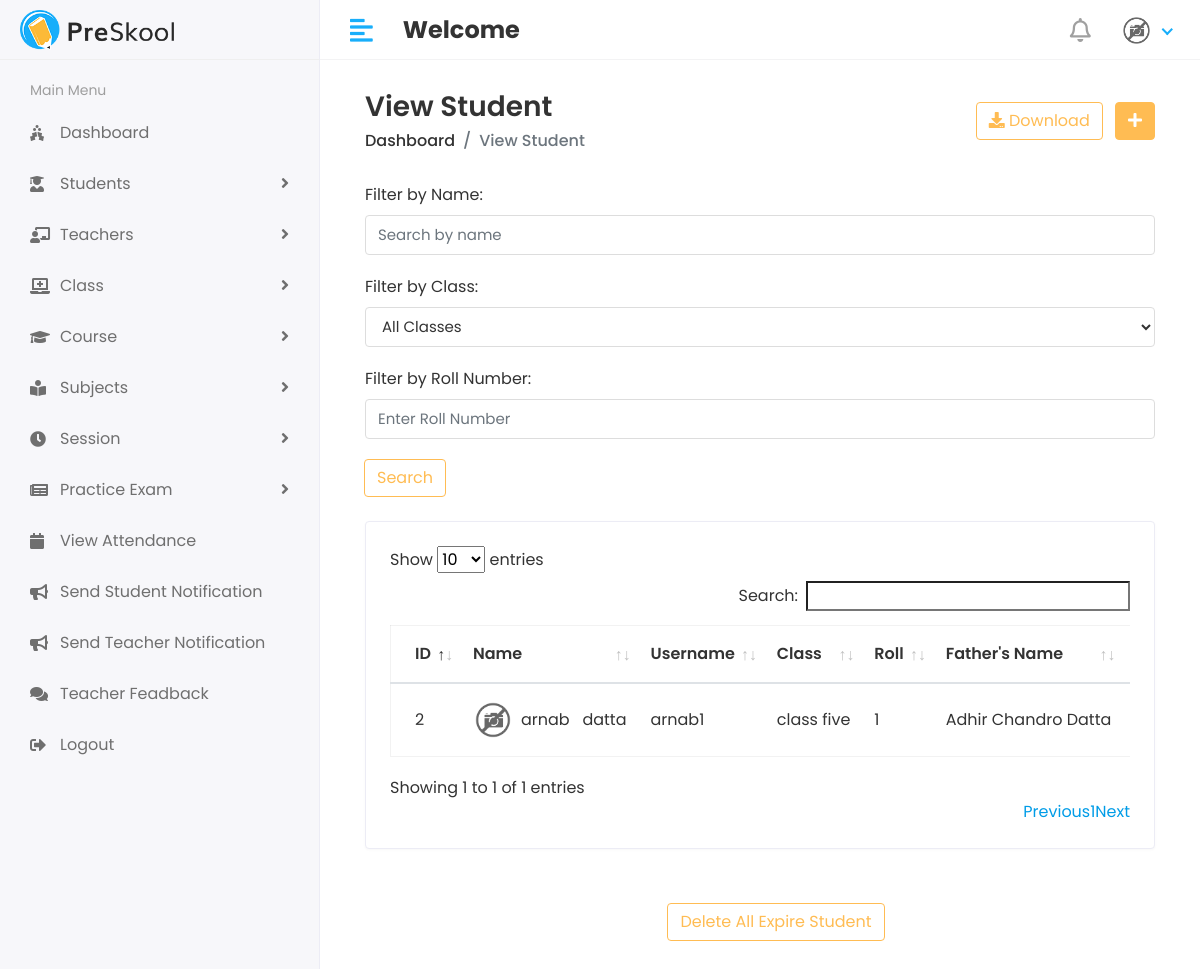
/admin-student-view (signed in), run on the app's committed database.
### app/models.py (models this page shows, shortened)
class Student(models.Model):
    admin= models.OneToOneField(CustomUser, on_delete=models.CASCADE)
    address = models.TextField()
    gender = models.CharField(max_length=100)
    fathers_name = models.CharField(max_length=100, blank=True, null=True)
    mothers_name = models.CharField(max_length=100, blank=True, null=True)
    roll_number = models.CharField(max_length=10, blank=True, null=True)
    class_id= models.ForeignKey(Class, on_delete=models.DO_NOTHING,default=1)
    session_year_id = models.ForeignKey(Session_Year, on_delete=models.CASCADE)
    phone_number = models.CharField(max_length=15)
    created_at = models.DateTimeField(auto_now_add=True)
    updated_at= models.DateTimeField(auto_now=True)

class CustomUser(AbstractBaseUser, PermissionsMixin):
    USER = (
        (1, 'ADMIN'),
        (2, 'TEACHER'),
        (3, 'STUDENT'),
    )
    username = models.CharField(max_length=50, unique=True)
    user_type = models.IntegerField(choices=USER, default=1)
    profile_pic = models.ImageField(upload_to='media/profile_pic', null=True, blank=True)
    first_name = models.CharField(max_length=30, )  # Add first name field
    last_name = models.CharField(max_length=30,)   # Add last name field
    is_active = models.BooleanField(default=True)
    is_staff = models.BooleanField(default=False)
    date_joined = models.DateTimeField(default=timezone.now)
    objects = CustomUserManager()
    USERNAME_FIELD = 'username'

class Class(models.Model):
    name = models.CharField(max_length=100)
    created_at = models.DateTimeField(auto_now_add=True)
    updated_at = models.DateTimeField(auto_now=True)

### student_management_system/admin_views.py (the view)
# urls.py: path('admin-student-view', admin_views.STUDENT_VIEW,name='admin-student-view'),
@login_required(login_url='login')
@user_passes_test(lambda user: user.user_type == 1, login_url='login')
def STUDENT_VIEW(request):
    student = Student.objects.all()
    classes = Class.objects.all()  # Fetch all classes from the database
    search_query = request.GET.get('search_query', '')
    class_filter = request.GET.get('class_filter', '')
    roll_number_query = request.GET.get('roll_number_filter', '')
    if search_query:
        student = student.filter(
            Q(admin__first_name__icontains=search_query) |
            Q(admin__last_name__icontains=search_query)
        )
    if class_filter:
        student = student.filter(class_id=class_filter)
    if roll_number_query:
        student = student.filter(roll_number=roll_number_query)
    context = {
        'student':student,
        'search_query': search_query,
        'classes': classes,
        'selected_class': class_filter,  # Pass selected class filter to template
        'roll_number_query': roll_number_query,
    }
    return render(request,'admin/view_student.html',context)

### templates/admin/view_student.html (shortened to what this page needs)
{% extends "base.html" %}
{% load static %}
{% block content %}
<div class="content container-fluid">
    <div class="page-header">
        <div class="row align-items-center">
            <div class="col">
                <h3 class="page-title">View Student</h3>
                <ul class="breadcrumb">
                    <li class="breadcrumb-item"><a href="{% url 'admin_home'%}">Dashboard</a></li>
                    <li class="breadcrumb-item active">View Student</li>
                </ul>
            </div>
            <div class="col-auto text-right float-right ml-auto">
                <a href="#" class="btn btn-outline-primary mr-2" id="downloadBtn"><i class="fas fa-download"></i> Download</a>
                <a href="{% url 'admin-student-add' %}" class="btn btn-primary"><i class="fas fa-plus"></i></a>
            </div>
        </div>
    </div>
    <form method="get" action="{% url 'admin-student-view' %}">
        <div class="form-group">
            <label for="search_query">Filter by Name:</label>
            <input type="text" class="form-control" placeholder="Search by name" name="search_query" id="search_query" value="{{ search_query }}">
        </div>
        <div class="form-group">
            <label for="class_filter">Filter by Class:</label>
            <select class="form-control" id="class_filter" name="class_filter" >
                <option value="">All Classes</option>
            </select>
        </div>
        <div class="form-group">
            <label for="roll_number_filter">Filter by Roll Number:</label>
            <input type="text" class="form-control" id="roll_number_filter" placeholder="Enter Roll Number" name="roll_number_filter" value="{{ roll_number_query }}">
        </div>
        <div class="input-group-append">
            <button class="btn btn-outline-primary" type="submit">Search</button>
        </div>
    </form>
    <br>
    <div class="row">
        <div class="col-sm-12">
            <div class="card card-table">
                <div class="card-body">
                    <div class="table-responsive">
                        <table id="table_id" class="table table-hover table-center mb-0 ">
                            <thead>
                                <tr>
                                    <th>ID</th>
                                    <th>Name</th>
                                    <th>Username</th>
                                    <th>Class</th>
                                    <th>Roll</th>
                                    <th>Father's Name</th>
                                    <th>Mother's Name</th>
                                </tr>
                            </thead>
                            <tbody>
                                {% for i in student%}
                                <tr>
                                    <td>{{ i.id }}</td>
                                    <td>
                                        <h2 class="table-avatar">
                                            <a href="student-details.html" class="avatar avatar-sm mr-2">
                                                {% if i.admin.profile_pic == "" %}
                                                <img class="avatar-img rounded-circle" src="{% static 'assets/img/no-image-icon-23483.png' %}" alt="User Image">
                                                {%else %}
                                                <img class="avatar-img rounded-circle" src="/{{ i.admin.profile_pic}}"  alt="User Image">
                                                {% endif%}
                                            </a>
                                            <a href="student-details.html">{{ i.admin.first_name }} &nbsp; {{ i.admin.last_name }}</a>
                                        </h2>
                                    </td>
                                    <td>{{ i.admin.username }}</td>
                                    <td>{{ i.class_id.name }}</td>
                                    <td>{{ i.roll_number }}</td>
                                    <td>{{ i.fathers_name }}</td>
                                    <td>{{ i.mothers_name }}</td>
                                </tr>
                                {% endfor %}
                            </tbody>
                        </table>
                    </div>
                </div>
            </div>
        </div>
    </div>
</div>
<br>
<div class="text-center">
    <form method='post' action='{% url "admin-delete-all-expire-student" %}' >
        <button type="submit" class="btn btn-outline-primary mr-2" style="margin-left: 40px;">Delete All Expire Student</button>
    </form>
</div>
<br><br><br>
{% endblock %}

### static/assets/css/style.css (style rules this page uses)
html { height: 100%; }
body { background-color: #fff; color: #333; font-family: 'Poppins', sans-serif; font-size: 1rem; height: 100%; line-height: 1.5; overflow-x: hidden; }
h1, h2, h3, h4, h5, h6 { font-family: 'Poppins', sans-serif; margin-top: 0; }
.form-control { border: 1px solid #ddd; box-shadow: none; color: #333; font-size: 15px; height: 40px; }
a { color: #009ce7; }
input, button, a { transition: all 0.4s ease; -moz-transition: all 0.4s ease; -o-transition: all 0.4s ease; -ms-transition: all 0.4s ease; -webkit-transition: all 0.4s ease; }
input, input:focus, button, button:focus { outline: none; }
input[type=text], input[type=password] { -webkit-appearance: none; -moz-appearance: none; appearance: none; }
.form-group { margin-bottom: 1.25rem; }
ul, ol { padding: 0px; list-style: none; }
.table { color: #333; max-width: 100%; margin-bottom: 0; width: 100%; }
.table.dataTable { border-collapse: collapse !important; border: 1px solid rgba(0, 0, 0, 0.05); }
table.table td h2 { display: inline-block; font-size: inherit; font-weight: 400; margin: 0; padding: 0; vertical-align: middle; }
table.table td h2.table-avatar { align-items: center; display: inline-flex; font-size: inherit; font-weight: 400; margin: 0; padding: 0; vertical-align: middle; white-space: nowrap; }
table.table td h2 a { color: #333; }
.table thead tr th { font-weight: 600; }
.table tbody tr { border-bottom: 1px solid rgba(0, 0, 0, 0.05); }
.table.table-center td, .table.table-center th { vertical-align: middle; }
.card-table .card-body .table > thead > tr > th { border-top: 0; }
.card-table .card-body .table tr td:first-child, .card-table .card-body .table tr th:first-child { padding-left: 1.5rem; }
.card-table .table td, .card-table .table th { border-top: 1px solid #e2e5e8; padding: 1rem 0.75rem; white-space: nowrap; }
.btn-primary { background-color: #FFBC53; border: 1px solid #FFBC53; }
.btn-outline-primary { color: #FFBC53; border-color: #FFBC53; }
.card { border: 1px solid #ececf5; box-shadow: 0 1px 3px 0 rgba(0, 0, 0, 0.03); margin-bottom: 1.875rem; }
.card-body { padding: 1.5rem; }
.avatar { position: relative; display: inline-block; width: 3rem; height: 3rem }
.avatar > img { width: 100%; height: 100%; -o-object-fit: cover; object-fit: cover; }
.avatar-sm { width: 2.5rem; height: 2.5rem; }
.page-header { margin-bottom: 1.875rem; }
.page-header .breadcrumb { background-color: transparent; color: #6c757d; font-size: 1rem; font-weight: 500; margin-bottom: 0; padding: 0; }
.page-header .breadcrumb a { color: #333; }
.page-title { font-size: 28px; font-weight: 600; color: #333; margin-bottom: 5px; }

### data on the page
Student: id "2", admin.first_name "arnab", admin.last_name "datta", admin.username "arnab1", class_id.name "class five", roll_number "1", fathers_name "Adhir Chandro Datta"
